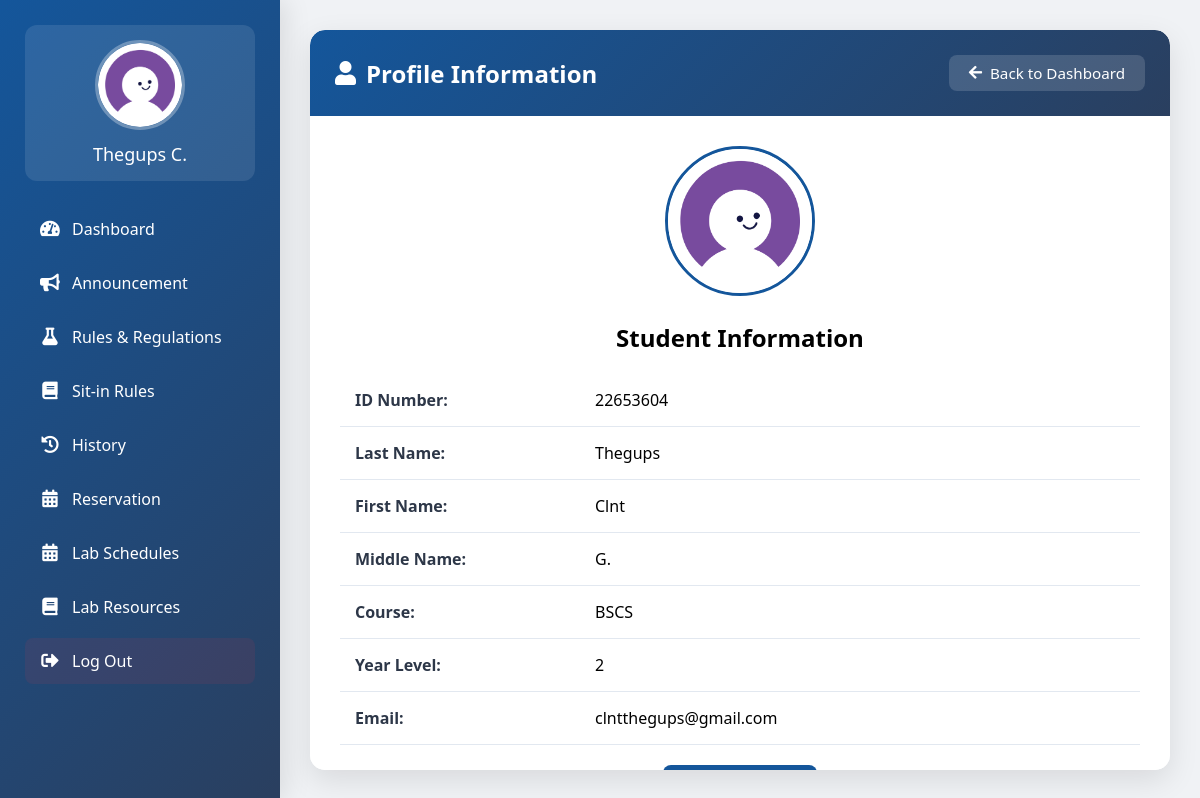
/profile.php (signed in), run on the app's committed database.
### tables this page shows
CREATE TABLE `user` (
  `IDNO` int(11) NOT NULL,
  `LASTNAME` varchar(255) NOT NULL,
  `FIRSTNAME` varchar(255) NOT NULL,
  `MIDNAME` varchar(255) NOT NULL,
  `COURSE` varchar(255) NOT NULL,
  `YEARLEVEL` int(11) NOT NULL,
  `USERNAME` varchar(255) NOT NULL,
  `PASSWORD` varchar(255) NOT NULL,
  `EMAIL` varchar(255) NOT NULL,
  `PROFILE_PIC` varchar(255) NOT NULL DEFAULT 'default.jpg',
  `REMAINING_SESSIONS` int(30) NOT NULL DEFAULT 30,
  `POINTS` int(11) DEFAULT 0
);

### profile.php (the view, shortened to what this page needs)
<?php
include("connector.php");
$username = $_SESSION['Username'];
$query = "SELECT IDNO, LASTNAME, FIRSTNAME, MIDNAME, COURSE, YEARLEVEL, EMAIL, PROFILE_PIC FROM user WHERE USERNAME = '$username'";
$result = mysqli_query($con, $query);
if ($result && mysqli_num_rows($result) > 0) {
    $user_data = mysqli_fetch_assoc($result);
    $profile_pic = !empty($user_data['PROFILE_PIC']) ? $user_data['PROFILE_PIC'] : 'default.jpg';
    $user_name = htmlspecialchars($user_data['LASTNAME'] . ' ' . substr($user_data['FIRSTNAME'], 0, 1) . '.');
} else {
    echo "User data not found.";
    exit();
}
?>
<!DOCTYPE html>
<html lang="en">
<head>
    <link rel="stylesheet" href="https://cdnjs.cloudflare.com/ajax/libs/font-awesome/5.15.3/css/all.min.css">
</head>
<body>
<div class="sidebar">
    <a href="profile.php" class="profile-link">
        <img src="uploads/<?php echo $profile_pic; ?>" alt="Profile Picture">
        <div class="user-name"><?php echo $user_name; ?></div>
    </a>
    <div class="nav-links">
        <a href="dashboard.php"><i class="fas fa-tachometer-alt"></i> Dashboard</a>
        <a href="viewAnnouncement.php"><i class="fas fa-bullhorn"></i> Announcement</a>
        <a href="labRules&Regulations.php"><i class="fas fa-flask"></i> Rules & Regulations</a>
        <a href="sitinrules.php"><i class="fas fa-book"></i> Sit-in Rules</a>
        <a href="history.php"><i class="fas fa-history"></i> History</a>
        <a href="reservation.php"><i class="fas fa-calendar-alt"></i> Reservation</a>
        <a href="labschedule.php"><i class="fas fa-calendar-alt"></i> Lab Schedules</a>
        <a href="viewlabresources.php"><i class="fas fa-book"></i> Lab Resources</a>
        <a href="login.php" class="logout-button"><i class="fas fa-sign-out-alt"></i> Log Out</a>
    </div>
</div>
    <div class="content">
        <div class="profile-container">
            <div class="profile-header">
                <h1>
                    <i class="fas fa-user"></i>
                    Profile Information
                </h1>
                <a href="dashboard.php" class="back-button">
                    <i class="fas fa-arrow-left"></i>
                    Back to Dashboard
                </a>
            </div>
            <div class="profile-content">
                <center>
                    <img src="uploads/<?php echo htmlspecialchars($user_data['PROFILE_PIC']); ?>" alt="Profile Picture">
                    <h2>Student Information</h2>
                </center>
                <table>
                    <tr>
                        <td>ID Number:</td>
                        <td><?php echo htmlspecialchars($user_data['IDNO']); ?></td>
                    </tr>
                    <tr>
                        <td>Last Name:</td>
                        <td><?php echo htmlspecialchars($user_data['LASTNAME']); ?></td>
                    </tr>
                    <tr>
                        <td>First Name:</td>
                        <td><?php echo htmlspecialchars($user_data['FIRSTNAME']); ?></td>
                    </tr>
                    <tr>
                        <td>Middle Name:</td>
                        <td><?php echo htmlspecialchars($user_data['MIDNAME']); ?></td>
                    </tr>
                    <tr>
                        <td>Course:</td>
                        <td><?php echo htmlspecialchars($user_data['COURSE']); ?></td>
                    </tr>
                    <tr>
                        <td>Year Level:</td>
                        <td><?php echo htmlspecialchars($user_data['YEARLEVEL']); ?></td>
                    </tr>
                    <tr>
                        <td>Email:</td>
                        <td><?php echo htmlspecialchars($user_data['EMAIL']); ?></td>
                    </tr>
                </table>
                <center>
                    <button type="button" onclick="window.location.href='edit.php'">
                    </button>
                </center>
            </div>
        </div>
    </div>
</body>
</html>

### profile.php (style rules this page uses)
* { margin: 0; padding: 0; box-sizing: border-box; font-family: 'Segoe UI', Tahoma, Geneva, Verdana, sans-serif; }
body { display: flex; background: #f0f2f5; min-height: 100vh; position: relative; }
.sidebar { width: 280px; background: linear-gradient(135deg, #14569b, #2a3f5f); height: 100vh; padding: 25px; position: fixed; display: flex; flex-direction: column; transform: translateX(0); box-shadow: 5px 0 25px rgba(0, 0, 0, 0.1); }
.profile-link { text-decoration: none; display: flex; flex-direction: column; align-items: center; padding: 15px; margin-bottom: 25px; border-radius: 12px; transition: all 0.3s ease; background: rgba(255, 255, 255, 0.1); }
.profile-link img { width: 90px; height: 90px; border-radius: 50%; border: 3px solid rgba(255, 255, 255, 0.3); margin-bottom: 12px; object-fit: cover; }
.profile-link .user-name { color: white; font-size: 18px; font-weight: 500; text-align: center; }
.nav-links { display: flex; flex-direction: column; gap: 8px; }
.nav-links a { color: white; text-decoration: none; padding: 12px 15px; border-radius: 8px; transition: all 0.3s ease; display: flex; align-items: center; gap: 12px; }
.nav-links a i { width: 20px; text-align: center; font-size: 1.1rem; }
.logout-button { margin-top: auto; background: rgba(220, 53, 69, 0.1) !important; }
.content { margin-left: 280px; padding: 30px; width: calc(100% - 280px); min-height: 100vh; }
.profile-container { background: white; border-radius: 15px; box-shadow: 0 10px 30px rgba(0, 0, 0, 0.1); height: calc(100vh - 60px); width: 100%; overflow: hidden; display: flex; flex-direction: column; }
.profile-header { background: linear-gradient(135deg, #14569b, #2a3f5f); color: white; padding: 25px; display: flex; justify-content: space-between; align-items: center; border-radius: 15px 15px 0 0; }
.profile-header h1 { font-size: 24px; display: flex; align-items: center; gap: 10px; }
.back-button { background: rgba(255, 255, 255, 0.15); color: white; padding: 8px 20px; border-radius: 8px; text-decoration: none; transition: all 0.3s ease; display: flex; align-items: center; gap: 8px; font-size: 0.95rem; }
.profile-content { padding: 30px; background: white; }
.profile-content img { width: 150px; height: 150px; border-radius: 50%; border: 3px solid #14569b; margin-bottom: 20px; object-fit: cover; }
table { width: 100%; max-width: 800px; margin: 20px auto; border-collapse: collapse; }
table td { padding: 15px; border-bottom: 1px solid #e2e8f0; }
table td:first-child { font-weight: 600; color: #2d3748; width: 30%; }
button { background: #14569b; color: white; padding: 12px 25px; border-radius: 8px; border: none; font-size: 1rem; cursor: pointer; transition: all 0.3s ease; }

### data on the page
user: PROFILE_PIC (placeholder picture), user_name "Thegups C.", IDNO "22653604", LASTNAME "Thegups", FIRSTNAME "Clnt", MIDNAME "G.", COURSE "BSCS", YEARLEVEL "2", EMAIL "clntthegups@gmail.com"
